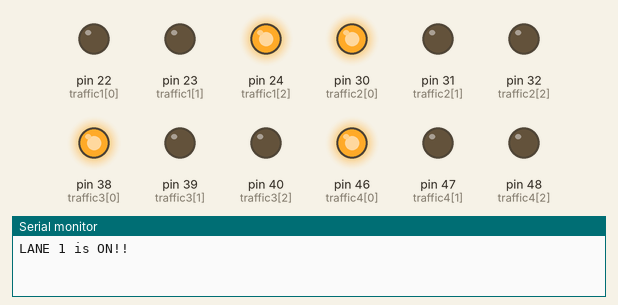
Simulated run of this sketch. Board: Arduino Mega 2560, built with avr-gcc and run on an emulated ATmega2560. Parts: output pins drawn as LEDs (lit = HIGH), the last lines printed to the serial monitor.

Above: at 0.5 s.
At 3.0 s:
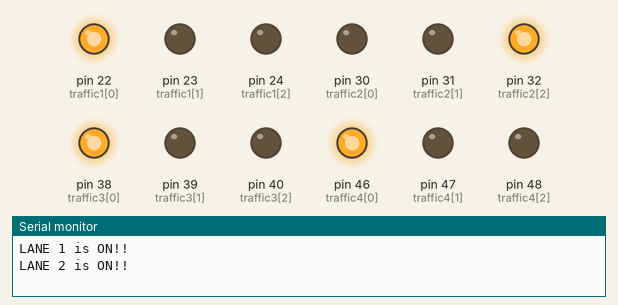
At 4.2 s:
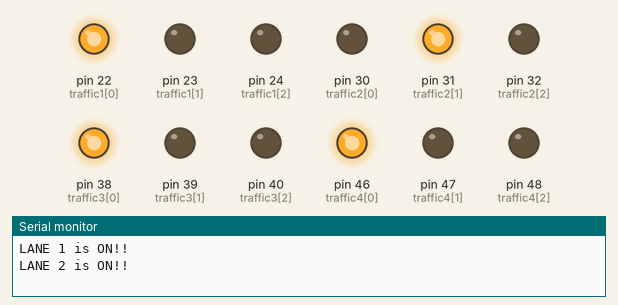
At 6.7 s:
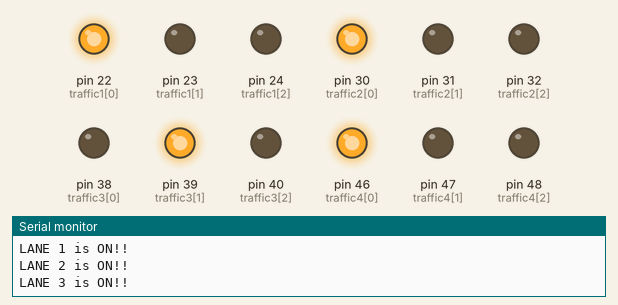
At 9.2 s:
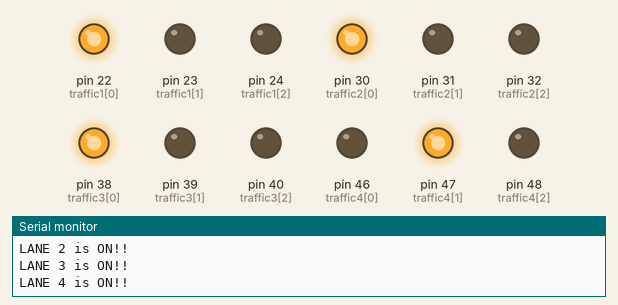
At 11.7 s:
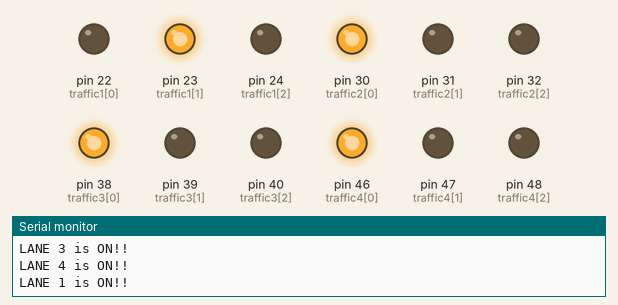
Timing chart, 0 to 13.0 s (numbered marks = the images above):
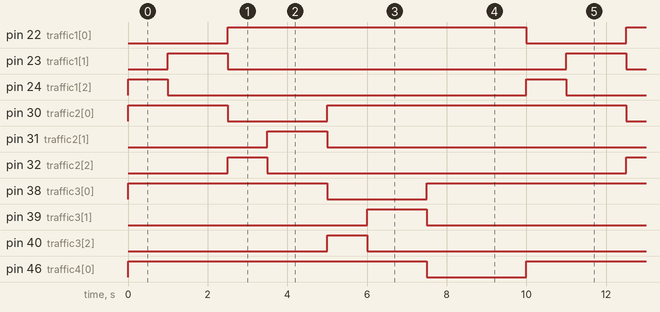

The sketch:

traffic_control_without_servo.ino
```cpp
#include<TimerOne.h>

// traffic lights - R,Y,G
int traffic1[] = {22,23,24};
int traffic2[] = {30,31,32};
int traffic3[] = {38,39,40};
int traffic4[] = {46,47,48};

volatile int trig[] = {12,11,9,7};
volatile int echo[] = {13,10,8,6};

volatile int distance[4] = {0,0,0,0};
volatile long duration;

int distance_required = 20;

int yellowdelay = 1500;
int greendelay = 1000;
int reddelay = 1000;


void setup() {
  // put your setup code here, to run once:
  Serial.begin(115200);
  Timer1.initialize(100000000);
  Timer1.attachInterrupt(detection);
  for(int i=0;i<=2;i++){
    pinMode(traffic1[i],OUTPUT);
    pinMode(traffic2[i],OUTPUT);
    pinMode(traffic3[i],OUTPUT);
    pinMode(traffic4[i],OUTPUT);
  }

  for(int i=0;i<=3;i++){
    pinMode(trig[i],OUTPUT);
    pinMode(echo[i],INPUT);
  }

}


void loop() {
  //roundrobin();
  // traffic light management in lane
  if(distance_required>=distance[0]){

    trafficlane1();
  }

  if(distance_required>=distance[1]){
    trafficlane2();
  }

  if(distance_required>=distance[2]){
    trafficlane3();
  }

  if(distance_required>=distance[3]){
    trafficlane4();
  }

}


void detection(){
  //lane 1,2,3,4 ultrasonic detection of vehicles

  for(int i=0 ; i<4;i++){
    // int x=3;
    // while(x>0){
    //   x=x-1;
    digitalWrite(trig[i],LOW);
    delayMicroseconds(2);
    digitalWrite(trig[i],HIGH);
    delayMicroseconds(10);
    digitalWrite(trig[i],LOW);
    duration = pulseIn(echo[i],HIGH);

    // }
    distance[i] = (duration * 0.0343)/2;

    Serial.print("S");
    Serial.print(i+1);
    Serial.print(": ");
    Serial.print(distance[i]);
    Serial.print("cm   ");
    Serial.flush();
    // Serial1.print(distance[i]);
    Serial1.print("\n");
  }
  Serial.println("");
}
void trafficlane1(){
  //lane1
  clear();
  Serial.println("LANE 1 is ON!!");
  digitalWrite(traffic1[0],LOW);
  digitalWrite(traffic1[2],HIGH);
  delay(greendelay);
  if(vehicles_other_lanes(0)){
    digitalWrite(traffic1[2],LOW);
    digitalWrite(traffic1[1],HIGH);
    delay(yellowdelay);
  }

}
void trafficlane2(){
  //lane2
  clear();
  Serial.println("LANE 2 is ON!!");
  digitalWrite(traffic2[0],LOW);
  digitalWrite(traffic2[2],HIGH);
  delay(greendelay);
  if(vehicles_other_lanes(1)){
    digitalWrite(traffic2[2],LOW);
    digitalWrite(traffic2[1],HIGH);
    delay(yellowdelay);
  }

}
void trafficlane3(){
  //lane3
  clear();
  Serial.println("LANE 3 is ON!!");
  digitalWrite(traffic3[0],LOW);
  digitalWrite(traffic3[2],HIGH);
  delay(greendelay);
  if(vehicles_other_lanes(2)){
    digitalWrite(traffic3[2],LOW);
    digitalWrite(traffic3[1],HIGH);
    delay(yellowdelay);
  }

}
void trafficlane4(){
  //lane4
  clear();
  Serial.println("LANE 4 is ON!!");
  digitalWrite(traffic4[0],LOW);
  digitalWrite(traffic4[2],HIGH);
  delay(greendelay);
  if(vehicles_other_lanes(3)){
    digitalWrite(traffic4[2],LOW);
    digitalWrite(traffic4[1],HIGH);
    delay(yellowdelay);
  }

}

bool vehicles_other_lanes(int i){
  bool flag = false;
  for(int y=0; y<=3; y++){
    if(i!=y){
      flag|=distance[y]<distance_required;
    }
  }
  return flag;
}

void clear(){
  for(int i=1;i<3;i++){
    digitalWrite(traffic1[i],LOW);
    digitalWrite(traffic2[i],LOW);
    digitalWrite(traffic3[i],LOW);
    digitalWrite(traffic4[i],LOW);
  }

  digitalWrite(traffic1[0],HIGH);
  digitalWrite(traffic2[0],HIGH);
  digitalWrite(traffic3[0],HIGH);
  digitalWrite(traffic4[0],HIGH);

}
```

Measured:
- by itself, pin 22 (traffic1[0]), pin 46 (traffic4[0]): alternates HIGH for 7.5 s and LOW for 2.5 s
- by itself, pin 23 (traffic1[1]), pin 31 (traffic2[1]), pin 39 (traffic3[1]), pin 47 (traffic4[1]): alternates HIGH for 1.5 s and LOW for 8.5 s
- by itself, pin 24 (traffic1[2]), pin 32 (traffic2[2]), pin 40 (traffic3[2]), pin 48 (traffic4[2]): alternates HIGH for 1.0 s and LOW for 9.0 s
- by itself, pin 30 (traffic2[0]), pin 38 (traffic3[0]): repeats every 10.0 s: LOW 2.5 s, HIGH 7.5 s
